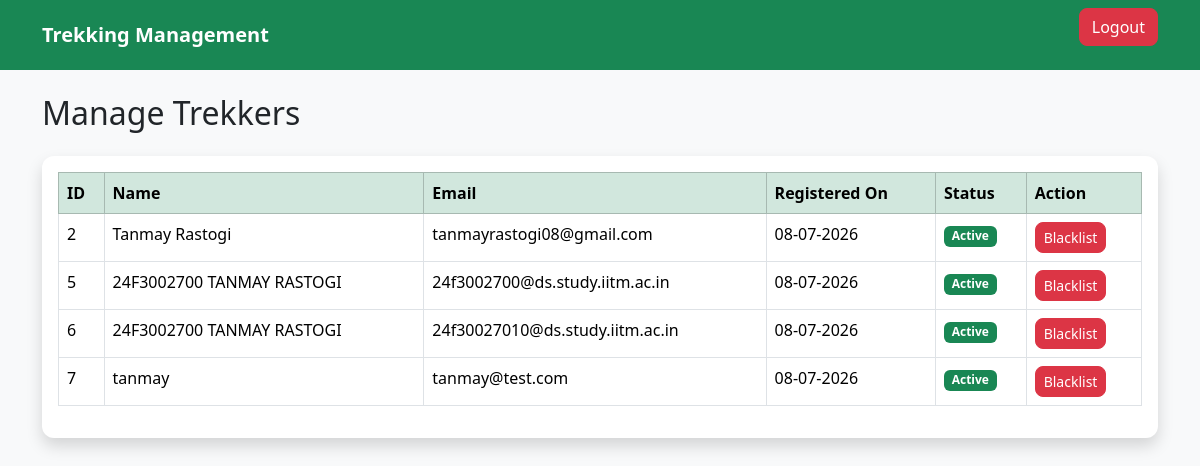
The page /admin/manage-users (signed in) on the database as committed earlier.
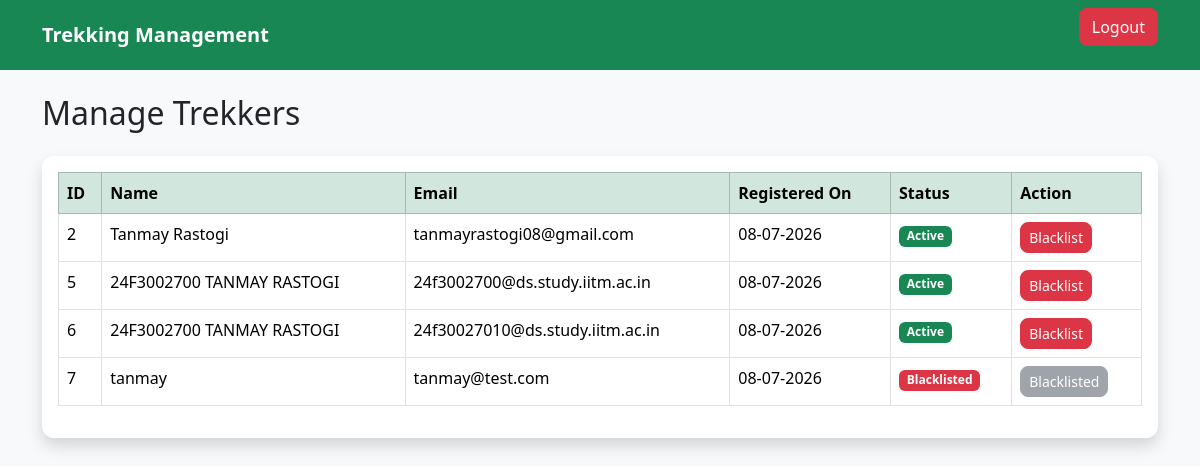
The same page on the database as committed later.
### models/user.py (models this page shows, shortened)
class User(UserMixin, db.Model):
    __tablename__ = "users"
    id = db.Column(db.Integer, primary_key=True)
    name = db.Column(db.String(100), nullable=False)
    email = db.Column(db.String(120), unique=True, nullable=False)
    password = db.Column(db.String(255), nullable=False)
    role = db.Column(db.String(20), nullable=False)
    is_active = db.Column(db.Boolean, default=True)
    is_blacklisted = db.Column(db.Boolean, default=False)
    created_at = db.Column(db.DateTime, default=datetime.utcnow)
    bookings = db.relationship("Booking", backref="user", lazy=True)
    staff_profile = db.relationship(
        "StaffProfile",
        backref="user",
        uselist=False
    )

### routes/admin.py (the view)
@admin.route("/admin/manage-users")
@login_required
def manage_users():
    if current_user.role != "admin":
        flash("Access Denied!", "danger")
        return redirect(url_for("home"))
    users = User.query.filter_by(role="trekker").all()
    return render_template(
        "admin/manage_users.html",
        users=users
    )

### app.py (called while the page is built)
@login_manager.user_loader
def load_user(user_id):
    return User.query.get(int(user_id))

### templates/admin/manage_users.html (shortened to what this page needs)
{% extends "base.html" %}
{% block content %}
<h2 class="mb-4">Manage Trekkers</h2>
<div class="card shadow">
<div class="card-body">
<table class="table table-bordered table-hover">
<thead class="table-success">
<tr>
<th>ID</th>
<th>Name</th>
<th>Email</th>
<th>Registered On</th>
<th>Status</th>
<th>Action</th>
</tr>
</thead>
<tbody>
{% for user in users %}
<tr>
<td>{{ user.id }}</td>
<td>{{ user.name }}</td>
<td>{{ user.email }}</td>
<td>{{ user.created_at.strftime('%d-%m-%Y') }}</td>
<td>
{% if user.is_blacklisted %}
<span class="badge bg-danger">
Blacklisted
</span>
{% else %}
<span class="badge bg-success">
Active
</span>
{% endif %}
</td>
<td>
{% if not user.is_blacklisted %}
<a
href="{{ url_for('admin.blacklist_user', user_id=user.id) }}"
class="btn btn-danger btn-sm">
Blacklist
</a>
{% else %}
<button
class="btn btn-secondary btn-sm"
disabled>
Blacklisted
</button>
{% endif %}
</td>
</tr>
{% else %}
<tr>
<td colspan="6" class="text-center">
No Users Found
</td>
</tr>
{% endfor %}
</tbody>
</table>
</div>
</div>
{% endblock %}

Rows that differ between the two databases and show on the page:
changed User "tanmay": is_blacklisted "Active Blacklist" → "Blacklisted Blacklisted"
